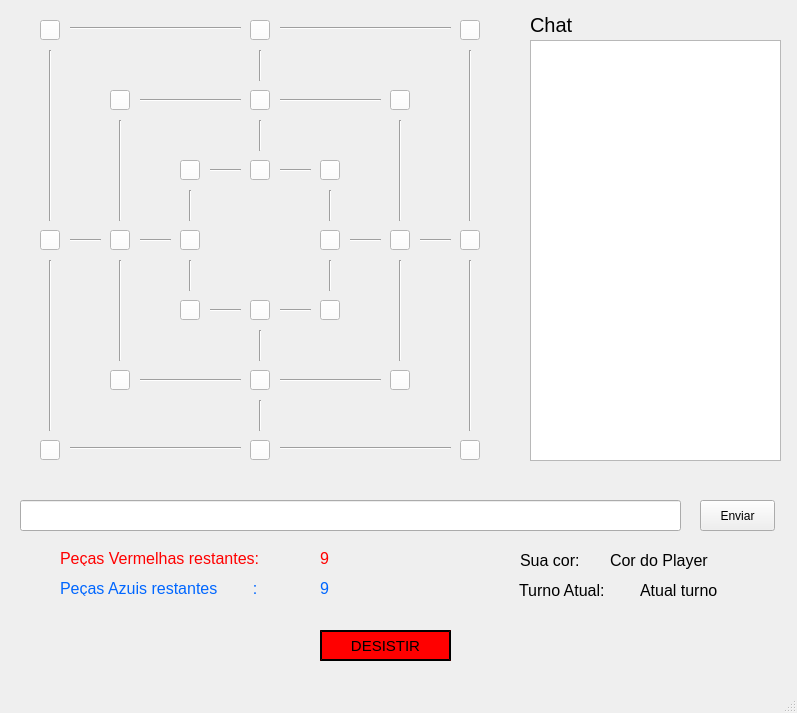
<?xml version="1.0" encoding="UTF-8"?>
<ui version="4.0">
 <class>MainWindow</class>
 <widget class="QMainWindow" name="MainWindow">
  <property name="geometry">
   <rect>
    <x>0</x>
    <y>0</y>
    <width>797</width>
    <height>713</height>
   </rect>
  </property>
  <property name="windowTitle">
   <string>MainWindow</string>
  </property>
  <widget class="QWidget" name="centralwidget">
   <widget class="QPushButton" name="sixteenButton">
    <property name="geometry">
     <rect>
      <x>180</x>
      <y>300</y>
      <width>20</width>
      <height>20</height>
     </rect>
    </property>
    <property name="styleSheet">
     <string notr="true">background-color: white;
</string>
    </property>
    <property name="text">
     <string/>
    </property>
   </widget>
   <widget class="QPushButton" name="fourteenButton">
    <property name="geometry">
     <rect>
      <x>390</x>
      <y>230</y>
      <width>20</width>
      <height>20</height>
     </rect>
    </property>
    <property name="styleSheet">
     <string notr="true">background-color: white;</string>
    </property>
    <property name="text">
     <string/>
    </property>
   </widget>
   <widget class="QPushButton" name="thirteenButton">
    <property name="geometry">
     <rect>
      <x>320</x>
      <y>230</y>
      <width>20</width>
      <height>20</height>
     </rect>
    </property>
    <property name="styleSheet">
     <string notr="true">background-color: white;</string>
    </property>
    <property name="text">
     <string/>
    </property>
   </widget>
   <widget class="QTextEdit" name="serverMessages">
    <property name="geometry">
     <rect>
      <x>530</x>
      <y>40</y>
      <width>251</width>
      <height>421</height>
     </rect>
    </property>
    <property name="font">
     <font>
      <pointsize>11</pointsize>
     </font>
    </property>
   </widget>
   <widget class="QPushButton" name="twentyTwoButton">
    <property name="geometry">
     <rect>
      <x>40</x>
      <y>440</y>
      <width>20</width>
      <height>20</height>
     </rect>
    </property>
    <property name="styleSheet">
     <string notr="true">background-color: white;
</string>
    </property>
    <property name="text">
     <string/>
    </property>
   </widget>
   <widget class="QPushButton" name="oneButton">
    <property name="geometry">
     <rect>
      <x>40</x>
      <y>20</y>
      <width>20</width>
      <height>20</height>
     </rect>
    </property>
    <property name="styleSheet">
     <string notr="true">background-color: white;</string>
    </property>
    <property name="text">
     <string/>
    </property>
   </widget>
   <widget class="QPushButton" name="sendMessageButton">
    <property name="geometry">
     <rect>
      <x>700</x>
      <y>500</y>
      <width>75</width>
      <height>31</height>
     </rect>
    </property>
    <property name="text">
     <string>Enviar</string>
    </property>
   </widget>
   <widget class="QPushButton" name="threeButton">
    <property name="geometry">
     <rect>
      <x>460</x>
      <y>20</y>
      <width>20</width>
      <height>20</height>
     </rect>
    </property>
    <property name="styleSheet">
     <string notr="true">background-color: white;</string>
    </property>
    <property name="text">
     <string/>
    </property>
   </widget>
   <widget class="QPushButton" name="sixButton">
    <property name="geometry">
     <rect>
      <x>390</x>
      <y>90</y>
      <width>20</width>
      <height>20</height>
     </rect>
    </property>
    <property name="styleSheet">
     <string notr="true">background-color: white;</string>
    </property>
    <property name="text">
     <string/>
    </property>
   </widget>
   <widget class="QPushButton" name="giveUpButton">
    <property name="geometry">
     <rect>
      <x>320</x>
      <y>630</y>
      <width>131</width>
      <height>31</height>
     </rect>
    </property>
    <property name="font">
     <font>
      <pointsize>11</pointsize>
     </font>
    </property>
    <property name="styleSheet">
     <string notr="true">background-color: red;
border-style: outset;
border-width: 2px;
border-radius: 50px;
border-color: black;
padding: 4px;</string>
    </property>
    <property name="text">
     <string>DESISTIR</string>
    </property>
   </widget>
   <widget class="QPushButton" name="fifteenButton">
    <property name="geometry">
     <rect>
      <x>460</x>
      <y>230</y>
      <width>20</width>
      <height>20</height>
     </rect>
    </property>
    <property name="styleSheet">
     <string notr="true">background-color: white;
</string>
    </property>
    <property name="text">
     <string/>
    </property>
   </widget>
   <widget class="QPushButton" name="eighteenButton">
    <property name="geometry">
     <rect>
      <x>320</x>
      <y>300</y>
      <width>20</width>
      <height>20</height>
     </rect>
    </property>
    <property name="styleSheet">
     <string notr="true">background-color: white;
</string>
    </property>
    <property name="text">
     <string/>
    </property>
   </widget>
   <widget class="QPushButton" name="twoButton">
    <property name="geometry">
     <rect>
      <x>250</x>
      <y>20</y>
      <width>20</width>
      <height>20</height>
     </rect>
    </property>
    <property name="styleSheet">
     <string notr="true">background-color: white;</string>
    </property>
    <property name="text">
     <string/>
    </property>
   </widget>
   <widget class="QPushButton" name="seventeenButton">
    <property name="geometry">
     <rect>
      <x>250</x>
      <y>300</y>
      <width>20</width>
      <height>20</height>
     </rect>
    </property>
    <property name="styleSheet">
     <string notr="true">background-color: white;
</string>
    </property>
    <property name="text">
     <string/>
    </property>
   </widget>
   <widget class="QPushButton" name="fiveButton">
    <property name="geometry">
     <rect>
      <x>250</x>
      <y>90</y>
      <width>20</width>
      <height>20</height>
     </rect>
    </property>
    <property name="styleSheet">
     <string notr="true">background-color: white;</string>
    </property>
    <property name="text">
     <string/>
    </property>
   </widget>
   <widget class="QPushButton" name="eightButton">
    <property name="geometry">
     <rect>
      <x>250</x>
      <y>160</y>
      <width>20</width>
      <height>20</height>
     </rect>
    </property>
    <property name="styleSheet">
     <string notr="true">background-color: white;</string>
    </property>
    <property name="text">
     <string/>
    </property>
   </widget>
   <widget class="QPushButton" name="twentyButton">
    <property name="geometry">
     <rect>
      <x>250</x>
      <y>370</y>
      <width>20</width>
      <height>20</height>
     </rect>
    </property>
    <property name="styleSheet">
     <string notr="true">background-color: white;
</string>
    </property>
    <property name="text">
     <string/>
    </property>
   </widget>
   <widget class="QPushButton" name="elevenButton">
    <property name="geometry">
     <rect>
      <x>110</x>
      <y>230</y>
      <width>20</width>
      <height>20</height>
     </rect>
    </property>
    <property name="styleSheet">
     <string notr="true">background-color: white;</string>
    </property>
    <property name="text">
     <string/>
    </property>
   </widget>
   <widget class="QPushButton" name="tenButton">
    <property name="geometry">
     <rect>
      <x>40</x>
      <y>230</y>
      <width>20</width>
      <height>20</height>
     </rect>
    </property>
    <property name="styleSheet">
     <string notr="true">background-color: white;</string>
    </property>
    <property name="text">
     <string/>
    </property>
   </widget>
   <widget class="QLineEdit" name="playerMessageBox">
    <property name="geometry">
     <rect>
      <x>20</x>
      <y>500</y>
      <width>661</width>
      <height>31</height>
     </rect>
    </property>
   </widget>
   <widget class="QPushButton" name="nineButton">
    <property name="geometry">
     <rect>
      <x>320</x>
      <y>160</y>
      <width>20</width>
      <height>20</height>
     </rect>
    </property>
    <property name="styleSheet">
     <string notr="true">background-color: white;</string>
    </property>
    <property name="text">
     <string/>
    </property>
   </widget>
   <widget class="QPushButton" name="twentyOneButton">
    <property name="geometry">
     <rect>
      <x>390</x>
      <y>370</y>
      <width>20</width>
      <height>20</height>
     </rect>
    </property>
    <property name="styleSheet">
     <string notr="true">background-color: white;
</string>
    </property>
    <property name="text">
     <string/>
    </property>
   </widget>
   <widget class="QPushButton" name="twelveButton">
    <property name="geometry">
     <rect>
      <x>180</x>
      <y>230</y>
      <width>20</width>
      <height>20</height>
     </rect>
    </property>
    <property name="styleSheet">
     <string notr="true">background-color: white;</string>
    </property>
    <property name="text">
     <string/>
    </property>
   </widget>
   <widget class="QPushButton" name="fourButton">
    <property name="geometry">
     <rect>
      <x>110</x>
      <y>90</y>
      <width>20</width>
      <height>20</height>
     </rect>
    </property>
    <property name="styleSheet">
     <string notr="true">background-color: white;</string>
    </property>
    <property name="text">
     <string/>
    </property>
   </widget>
   <widget class="QPushButton" name="twentyFourButton">
    <property name="geometry">
     <rect>
      <x>460</x>
      <y>440</y>
      <width>20</width>
      <height>20</height>
     </rect>
    </property>
    <property name="styleSheet">
     <string notr="true">background-color: white;
</string>
    </property>
    <property name="text">
     <string/>
    </property>
   </widget>
   <widget class="QPushButton" name="nineteenButton">
    <property name="geometry">
     <rect>
      <x>110</x>
      <y>370</y>
      <width>20</width>
      <height>20</height>
     </rect>
    </property>
    <property name="styleSheet">
     <string notr="true">background-color: white;
</string>
    </property>
    <property name="text">
     <string/>
    </property>
   </widget>
   <widget class="QPushButton" name="sevenButton">
    <property name="geometry">
     <rect>
      <x>180</x>
      <y>160</y>
      <width>20</width>
      <height>20</height>
     </rect>
    </property>
    <property name="styleSheet">
     <string notr="true">background-color: white;</string>
    </property>
    <property name="text">
     <string/>
    </property>
   </widget>
   <widget class="QPushButton" name="twentyThreeButton">
    <property name="geometry">
     <rect>
      <x>250</x>
      <y>440</y>
      <width>20</width>
      <height>20</height>
     </rect>
    </property>
    <property name="styleSheet">
     <string notr="true">background-color: white;
</string>
    </property>
    <property name="text">
     <string/>
    </property>
   </widget>
   <widget class="QLabel" name="bluePiecesLeft">
    <property name="geometry">
     <rect>
      <x>60</x>
      <y>580</y>
      <width>250</width>
      <height>16</height>
     </rect>
    </property>
    <property name="font">
     <font>
      <pointsize>12</pointsize>
     </font>
    </property>
    <property name="styleSheet">
     <string notr="true">color: rgb(0, 102, 255);</string>
    </property>
    <property name="text">
     <string>Peças Azuis restantes        :</string>
    </property>
   </widget>
   <widget class="QLabel" name="redPiecesLeft">
    <property name="geometry">
     <rect>
      <x>60</x>
      <y>550</y>
      <width>250</width>
      <height>16</height>
     </rect>
    </property>
    <property name="font">
     <font>
      <pointsize>12</pointsize>
     </font>
    </property>
    <property name="styleSheet">
     <string notr="true">color: rgb(255, 0, 0);</string>
    </property>
    <property name="text">
     <string>Peças Vermelhas restantes:</string>
    </property>
   </widget>
   <widget class="QLabel" name="label">
    <property name="geometry">
     <rect>
      <x>520</x>
      <y>550</y>
      <width>80</width>
      <height>20</height>
     </rect>
    </property>
    <property name="font">
     <font>
      <pointsize>12</pointsize>
     </font>
    </property>
    <property name="text">
     <string>Sua cor:</string>
    </property>
   </widget>
   <widget class="QLabel" name="label_2">
    <property name="geometry">
     <rect>
      <x>519</x>
      <y>580</y>
      <width>120</width>
      <height>20</height>
     </rect>
    </property>
    <property name="font">
     <font>
      <pointsize>12</pointsize>
     </font>
    </property>
    <property name="text">
     <string>Turno Atual:</string>
    </property>
   </widget>
   <widget class="QLabel" name="playerColor">
    <property name="geometry">
     <rect>
      <x>610</x>
      <y>550</y>
      <width>140</width>
      <height>20</height>
     </rect>
    </property>
    <property name="font">
     <font>
      <pointsize>12</pointsize>
     </font>
    </property>
    <property name="text">
     <string>Cor do Player</string>
    </property>
   </widget>
   <widget class="QLabel" name="currentTurnColor">
    <property name="geometry">
     <rect>
      <x>640</x>
      <y>580</y>
      <width>161</width>
      <height>20</height>
     </rect>
    </property>
    <property name="font">
     <font>
      <pointsize>12</pointsize>
     </font>
    </property>
    <property name="text">
     <string>Atual turno</string>
    </property>
   </widget>
   <widget class="QLabel" name="bluePiecesLeftNumber">
    <property name="geometry">
     <rect>
      <x>320</x>
      <y>580</y>
      <width>21</width>
      <height>16</height>
     </rect>
    </property>
    <property name="font">
     <font>
      <pointsize>12</pointsize>
     </font>
    </property>
    <property name="styleSheet">
     <string notr="true">color: rgb(0, 102, 255);</string>
    </property>
    <property name="text">
     <string>9</string>
    </property>
   </widget>
   <widget class="QLabel" name="redPiecesLeftNumber">
    <property name="geometry">
     <rect>
      <x>320</x>
      <y>550</y>
      <width>31</width>
      <height>16</height>
     </rect>
    </property>
    <property name="font">
     <font>
      <pointsize>12</pointsize>
     </font>
    </property>
    <property name="styleSheet">
     <string notr="true">color: rgb(255, 0, 0);</string>
    </property>
    <property name="text">
     <string>9</string>
    </property>
   </widget>
   <widget class="QLabel" name="label_3">
    <property name="geometry">
     <rect>
      <x>530</x>
      <y>10</y>
      <width>60</width>
      <height>30</height>
     </rect>
    </property>
    <property name="font">
     <font>
      <pointsize>15</pointsize>
     </font>
    </property>
    <property name="text">
     <string>Chat</string>
    </property>
   </widget>
   <widget class="Line" name="line">
    <property name="geometry">
     <rect>
      <x>70</x>
      <y>20</y>
      <width>171</width>
      <height>16</height>
     </rect>
    </property>
    <property name="orientation">
     <enum>Qt::Horizontal</enum>
    </property>
   </widget>
   <widget class="Line" name="line_2">
    <property name="geometry">
     <rect>
      <x>280</x>
      <y>20</y>
      <width>171</width>
      <height>16</height>
     </rect>
    </property>
    <property name="orientation">
     <enum>Qt::Horizontal</enum>
    </property>
   </widget>
   <widget class="Line" name="line_3">
    <property name="geometry">
     <rect>
      <x>70</x>
      <y>440</y>
      <width>171</width>
      <height>16</height>
     </rect>
    </property>
    <property name="orientation">
     <enum>Qt::Horizontal</enum>
    </property>
   </widget>
   <widget class="Line" name="line_4">
    <property name="geometry">
     <rect>
      <x>280</x>
      <y>440</y>
      <width>171</width>
      <height>16</height>
     </rect>
    </property>
    <property name="orientation">
     <enum>Qt::Horizontal</enum>
    </property>
   </widget>
   <widget class="Line" name="line_5">
    <property name="geometry">
     <rect>
      <x>140</x>
      <y>370</y>
      <width>101</width>
      <height>20</height>
     </rect>
    </property>
    <property name="orientation">
     <enum>Qt::Horizontal</enum>
    </property>
   </widget>
   <widget class="Line" name="line_6">
    <property name="geometry">
     <rect>
      <x>280</x>
      <y>370</y>
      <width>101</width>
      <height>20</height>
     </rect>
    </property>
    <property name="orientation">
     <enum>Qt::Horizontal</enum>
    </property>
   </widget>
   <widget class="Line" name="line_7">
    <property name="geometry">
     <rect>
      <x>140</x>
      <y>90</y>
      <width>101</width>
      <height>20</height>
     </rect>
    </property>
    <property name="orientation">
     <enum>Qt::Horizontal</enum>
    </property>
   </widget>
   <widget class="Line" name="line_8">
    <property name="geometry">
     <rect>
      <x>280</x>
      <y>90</y>
      <width>101</width>
      <height>20</height>
     </rect>
    </property>
    <property name="orientation">
     <enum>Qt::Horizontal</enum>
    </property>
   </widget>
   <widget class="Line" name="line_9">
    <property name="geometry">
     <rect>
      <x>210</x>
      <y>300</y>
      <width>31</width>
      <height>20</height>
     </rect>
    </property>
    <property name="orientation">
     <enum>Qt::Horizontal</enum>
    </property>
   </widget>
   <widget class="Line" name="line_10">
    <property name="geometry">
     <rect>
      <x>280</x>
      <y>300</y>
      <width>31</width>
      <height>20</height>
     </rect>
    </property>
    <property name="orientation">
     <enum>Qt::Horizontal</enum>
    </property>
   </widget>
   <widget class="Line" name="line_11">
    <property name="geometry">
     <rect>
      <x>280</x>
      <y>160</y>
      <width>31</width>
      <height>20</height>
     </rect>
    </property>
    <property name="orientation">
     <enum>Qt::Horizontal</enum>
    </property>
   </widget>
   <widget class="Line" name="line_12">
    <property name="geometry">
     <rect>
      <x>210</x>
      <y>160</y>
      <width>31</width>
      <height>20</height>
     </rect>
    </property>
    <property name="orientation">
     <enum>Qt::Horizontal</enum>
    </property>
   </widget>
   <widget class="Line" name="line_13">
    <property name="geometry">
     <rect>
      <x>420</x>
      <y>230</y>
      <width>31</width>
      <height>20</height>
     </rect>
    </property>
    <property name="orientation">
     <enum>Qt::Horizontal</enum>
    </property>
   </widget>
   <widget class="Line" name="line_14">
    <property name="geometry">
     <rect>
      <x>350</x>
      <y>230</y>
      <width>31</width>
      <height>20</height>
     </rect>
    </property>
    <property name="orientation">
     <enum>Qt::Horizontal</enum>
    </property>
   </widget>
   <widget class="Line" name="line_15">
    <property name="geometry">
     <rect>
      <x>70</x>
      <y>230</y>
      <width>31</width>
      <height>20</height>
     </rect>
    </property>
    <property name="orientation">
     <enum>Qt::Horizontal</enum>
    </property>
   </widget>
   <widget class="Line" name="line_16">
    <property name="geometry">
     <rect>
      <x>140</x>
      <y>230</y>
      <width>31</width>
      <height>20</height>
     </rect>
    </property>
    <property name="orientation">
     <enum>Qt::Horizontal</enum>
    </property>
   </widget>
   <widget class="Line" name="line_17">
    <property name="geometry">
     <rect>
      <x>40</x>
      <y>50</y>
      <width>20</width>
      <height>171</height>
     </rect>
    </property>
    <property name="orientation">
     <enum>Qt::Vertical</enum>
    </property>
   </widget>
   <widget class="Line" name="line_18">
    <property name="geometry">
     <rect>
      <x>40</x>
      <y>260</y>
      <width>20</width>
      <height>171</height>
     </rect>
    </property>
    <property name="orientation">
     <enum>Qt::Vertical</enum>
    </property>
   </widget>
   <widget class="Line" name="line_19">
    <property name="geometry">
     <rect>
      <x>460</x>
      <y>50</y>
      <width>20</width>
      <height>171</height>
     </rect>
    </property>
    <property name="orientation">
     <enum>Qt::Vertical</enum>
    </property>
   </widget>
   <widget class="Line" name="line_20">
    <property name="geometry">
     <rect>
      <x>460</x>
      <y>260</y>
      <width>20</width>
      <height>171</height>
     </rect>
    </property>
    <property name="orientation">
     <enum>Qt::Vertical</enum>
    </property>
   </widget>
   <widget class="Line" name="line_21">
    <property name="geometry">
     <rect>
      <x>250</x>
      <y>400</y>
      <width>20</width>
      <height>31</height>
     </rect>
    </property>
    <property name="orientation">
     <enum>Qt::Vertical</enum>
    </property>
   </widget>
   <widget class="Line" name="line_22">
    <property name="geometry">
     <rect>
      <x>250</x>
      <y>330</y>
      <width>20</width>
      <height>31</height>
     </rect>
    </property>
    <property name="orientation">
     <enum>Qt::Vertical</enum>
    </property>
   </widget>
   <widget class="Line" name="line_23">
    <property name="geometry">
     <rect>
      <x>250</x>
      <y>50</y>
      <width>20</width>
      <height>31</height>
     </rect>
    </property>
    <property name="orientation">
     <enum>Qt::Vertical</enum>
    </property>
   </widget>
   <widget class="Line" name="line_24">
    <property name="geometry">
     <rect>
      <x>250</x>
      <y>120</y>
      <width>20</width>
      <height>31</height>
     </rect>
    </property>
    <property name="orientation">
     <enum>Qt::Vertical</enum>
    </property>
   </widget>
   <widget class="Line" name="line_25">
    <property name="geometry">
     <rect>
      <x>320</x>
      <y>190</y>
      <width>20</width>
      <height>31</height>
     </rect>
    </property>
    <property name="orientation">
     <enum>Qt::Vertical</enum>
    </property>
   </widget>
   <widget class="Line" name="line_26">
    <property name="geometry">
     <rect>
      <x>320</x>
      <y>260</y>
      <width>20</width>
      <height>31</height>
     </rect>
    </property>
    <property name="orientation">
     <enum>Qt::Vertical</enum>
    </property>
   </widget>
   <widget class="Line" name="line_27">
    <property name="geometry">
     <rect>
      <x>180</x>
      <y>190</y>
      <width>20</width>
      <height>31</height>
     </rect>
    </property>
    <property name="orientation">
     <enum>Qt::Vertical</enum>
    </property>
   </widget>
   <widget class="Line" name="line_28">
    <property name="geometry">
     <rect>
      <x>180</x>
      <y>260</y>
      <width>20</width>
      <height>31</height>
     </rect>
    </property>
    <property name="orientation">
     <enum>Qt::Vertical</enum>
    </property>
   </widget>
   <widget class="Line" name="line_29">
    <property name="geometry">
     <rect>
      <x>110</x>
      <y>260</y>
      <width>20</width>
      <height>101</height>
     </rect>
    </property>
    <property name="orientation">
     <enum>Qt::Vertical</enum>
    </property>
   </widget>
   <widget class="Line" name="line_30">
    <property name="geometry">
     <rect>
      <x>110</x>
      <y>120</y>
      <width>20</width>
      <height>101</height>
     </rect>
    </property>
    <property name="orientation">
     <enum>Qt::Vertical</enum>
    </property>
   </widget>
   <widget class="Line" name="line_31">
    <property name="geometry">
     <rect>
      <x>390</x>
      <y>120</y>
      <width>20</width>
      <height>101</height>
     </rect>
    </property>
    <property name="orientation">
     <enum>Qt::Vertical</enum>
    </property>
   </widget>
   <widget class="Line" name="line_32">
    <property name="geometry">
     <rect>
      <x>390</x>
      <y>260</y>
      <width>20</width>
      <height>101</height>
     </rect>
    </property>
    <property name="orientation">
     <enum>Qt::Vertical</enum>
    </property>
   </widget>
   <widget class="QWidget" name="widget" native="true">
    <property name="geometry">
     <rect>
      <x>530</x>
      <y>40</y>
      <width>251</width>
      <height>421</height>
     </rect>
    </property>
    <property name="styleSheet">
     <string notr="true">background-color: rgb(255, 255, 255);</string>
    </property>
   </widget>
   <zorder>widget</zorder>
   <zorder>sixteenButton</zorder>
   <zorder>fourteenButton</zorder>
   <zorder>thirteenButton</zorder>
   <zorder>serverMessages</zorder>
   <zorder>twentyTwoButton</zorder>
   <zorder>oneButton</zorder>
   <zorder>sendMessageButton</zorder>
   <zorder>threeButton</zorder>
   <zorder>sixButton</zorder>
   <zorder>giveUpButton</zorder>
   <zorder>fifteenButton</zorder>
   <zorder>eighteenButton</zorder>
   <zorder>twoButton</zorder>
   <zorder>seventeenButton</zorder>
   <zorder>fiveButton</zorder>
   <zorder>eightButton</zorder>
   <zorder>twentyButton</zorder>
   <zorder>elevenButton</zorder>
   <zorder>tenButton</zorder>
   <zorder>playerMessageBox</zorder>
   <zorder>nineButton</zorder>
   <zorder>twentyOneButton</zorder>
   <zorder>twelveButton</zorder>
   <zorder>fourButton</zorder>
   <zorder>twentyFourButton</zorder>
   <zorder>nineteenButton</zorder>
   <zorder>sevenButton</zorder>
   <zorder>twentyThreeButton</zorder>
   <zorder>bluePiecesLeft</zorder>
   <zorder>redPiecesLeft</zorder>
   <zorder>label</zorder>
   <zorder>label_2</zorder>
   <zorder>playerColor</zorder>
   <zorder>currentTurnColor</zorder>
   <zorder>bluePiecesLeftNumber</zorder>
   <zorder>redPiecesLeftNumber</zorder>
   <zorder>label_3</zorder>
   <zorder>line</zorder>
   <zorder>line_2</zorder>
   <zorder>line_3</zorder>
   <zorder>line_4</zorder>
   <zorder>line_5</zorder>
   <zorder>line_6</zorder>
   <zorder>line_7</zorder>
   <zorder>line_8</zorder>
   <zorder>line_9</zorder>
   <zorder>line_10</zorder>
   <zorder>line_11</zorder>
   <zorder>line_12</zorder>
   <zorder>line_13</zorder>
   <zorder>line_14</zorder>
   <zorder>line_15</zorder>
   <zorder>line_16</zorder>
   <zorder>line_17</zorder>
   <zorder>line_18</zorder>
   <zorder>line_19</zorder>
   <zorder>line_20</zorder>
   <zorder>line_21</zorder>
   <zorder>line_22</zorder>
   <zorder>line_23</zorder>
   <zorder>line_24</zorder>
   <zorder>line_25</zorder>
   <zorder>line_26</zorder>
   <zorder>line_27</zorder>
   <zorder>line_28</zorder>
   <zorder>line_29</zorder>
   <zorder>line_30</zorder>
   <zorder>line_31</zorder>
   <zorder>line_32</zorder>
  </widget>
  <widget class="QMenuBar" name="menubar">
   <property name="geometry">
    <rect>
     <x>0</x>
     <y>0</y>
     <width>797</width>
     <height>26</height>
    </rect>
   </property>
  </widget>
  <widget class="QStatusBar" name="statusbar"/>
 </widget>
 <resources/>
 <connections/>
</ui>
